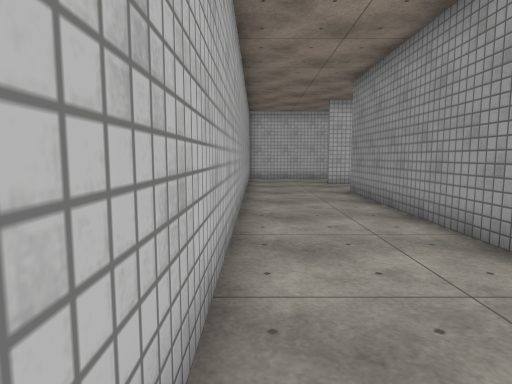
[1] (above)

20 first-person views from a walk through a Unity game level. The camera is 1.3 m above the floor, tilts 6° down and sees 75° across. The floor is counted in squares, 1 m on a side. Each view is taken from the middle of a square. On the plan, view 1 faces up. The plan holds only what a view shows up to about 14 squares ahead; the rest is blank. The player is left out. Surface patterns are stand-ins for the level's own textures.

[2]
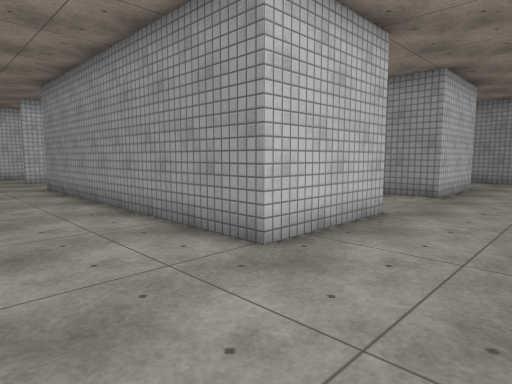

[3]
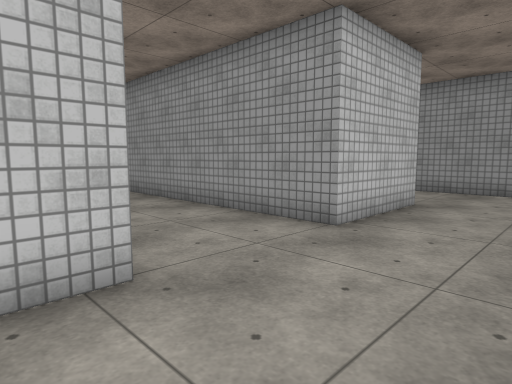

[4]
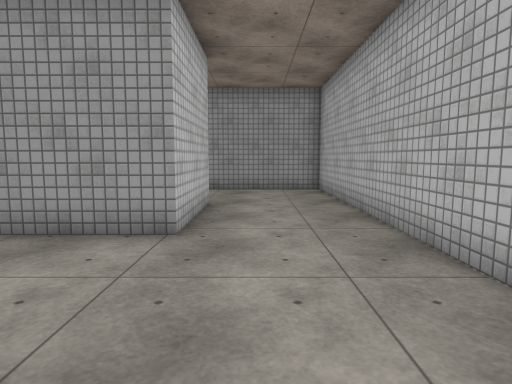

[5]
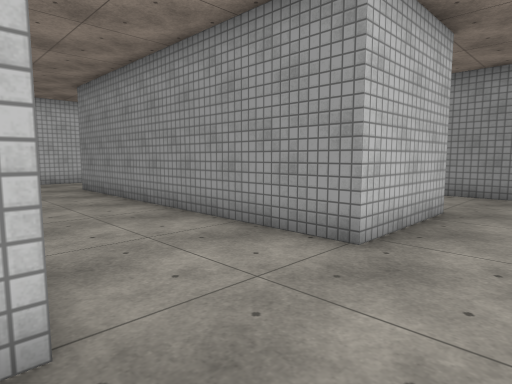

[6]
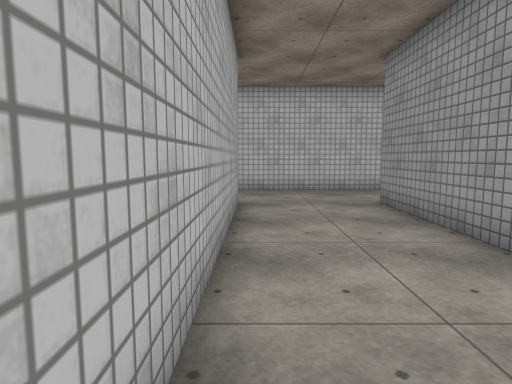

[7]
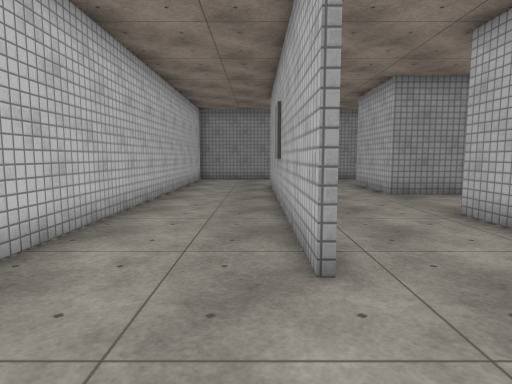

[8]
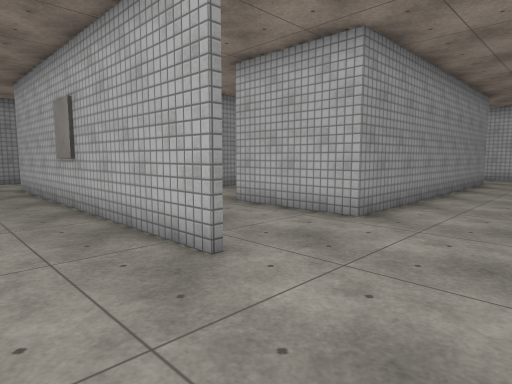

[9]
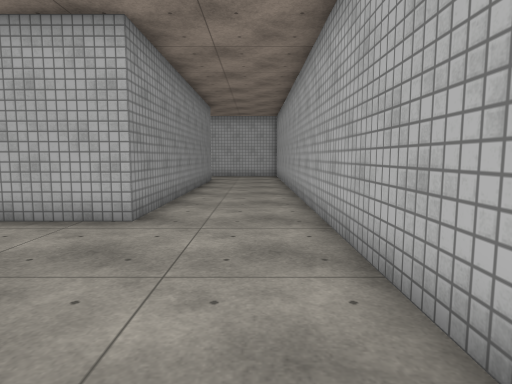

[10]
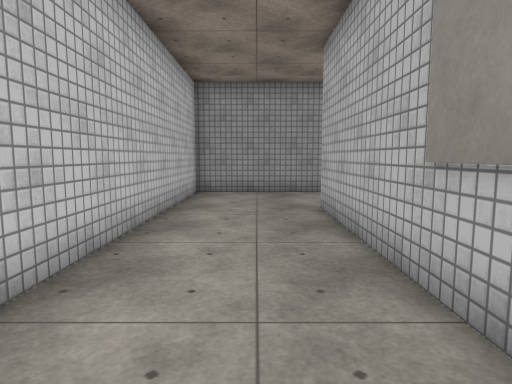

[11]
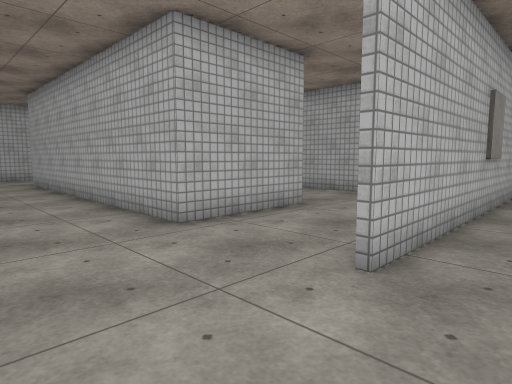

[12]
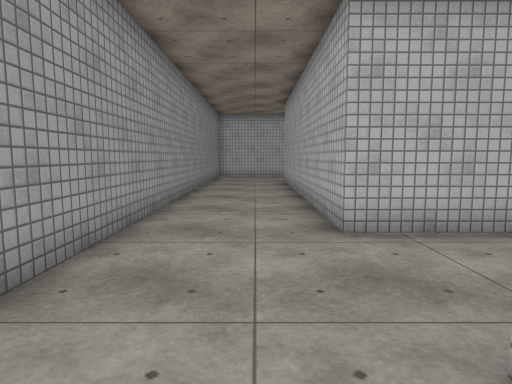

[13]
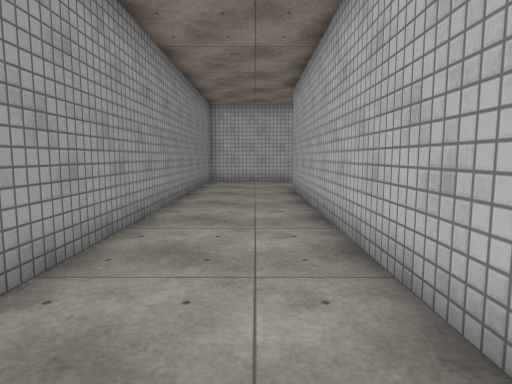

[14]
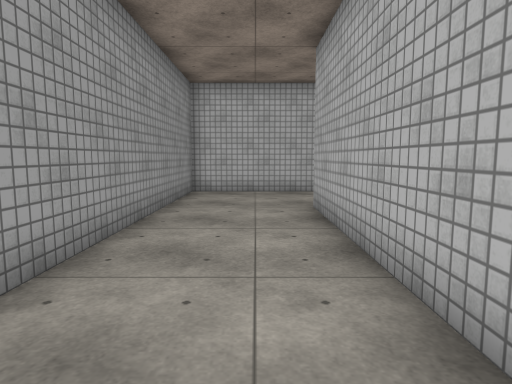

[15]
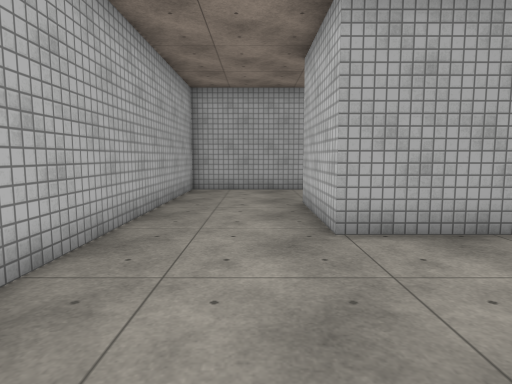

[16]
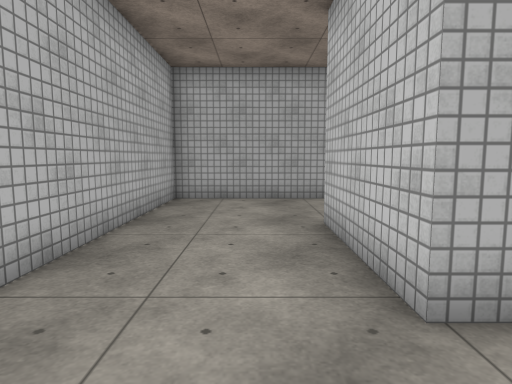

[17]
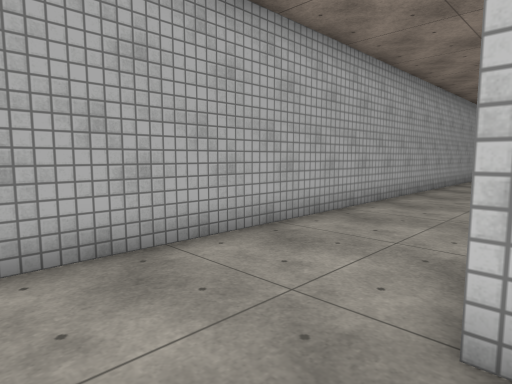

[18]
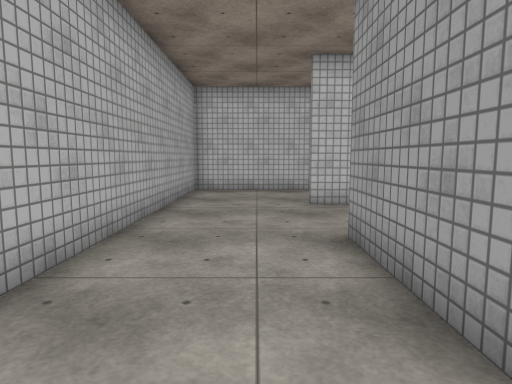

[19]
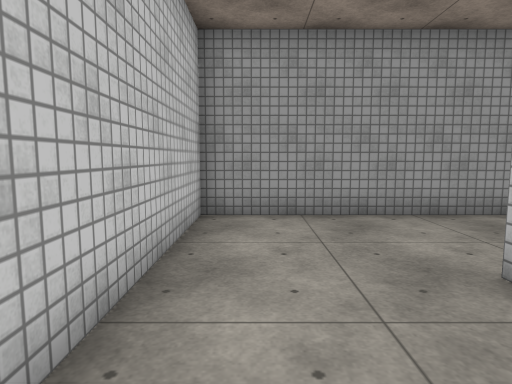

[20]
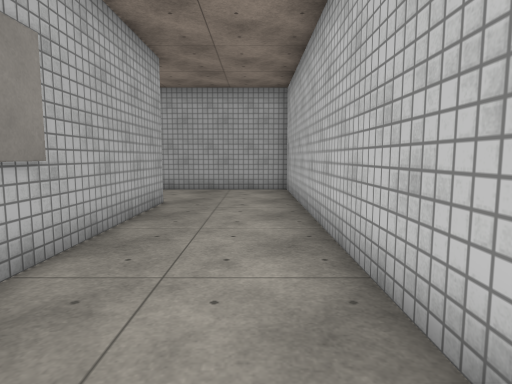

### Floor plan
Points are (right, up) in squares from view 1. A wall is a line through its corners. A room is listed if a view was taken in it or the views show most of it. See-through windows are left out.
Room 1 (views 1, 2, 3, 4, 5, 6, 7, 8, 9, 10, 11, 12, 13, 14, 15, 16, 17, 18, 19, 20)
walls: (7.5, 12.3) (7.5, 0.3) (3.5, 0.3) (3.5, 12.3) (7.5, 12.3); (11.5, 12.3) (15.5, 12.3) (15.5, 0.3) (11.5, 0.3) (11.5, 12.3); (13, 16.1) (7.3, 16.1); (4.6, 16.1) (3.5, 16.1); (3.4, 16.3) (15.5, 16.3); (-0.4, -3.6) (19.4, -3.6) (19.4, 20.2) (-0.4, 20.2) (-0.4, -3.6)

Where each view was taken, in squares from view 1:
view 1: 0 up, 0 right, facing up
view 2: 3 down, 0 right, facing up-right
view 3: 3 down, 6 right, facing up-right
view 4: 1 down, 6 right, facing right
view 5: 2 down, 7 right, facing up-right
view 6: 3 up, 8 right, facing up
view 7: 17 up, 0 right, facing right
view 8: 19 up, 0 right, facing down-right
view 9: 19 up, 1 right, facing down
view 10: 18 up, 7 right, facing right
view 11: 18 up, 19 right, facing down-left
view 12: 18 up, 17 right, facing down
view 13: 14 up, 17 right, facing down
view 14: 9 up, 17 right, facing down
view 15: 1 down, 13 right, facing left
view 16: 1 down, 10 right, facing left
view 17: 2 down, 4 right, facing up-left
view 18: 7 up, 2 right, facing up
view 19: 19 up, 12 right, facing right
view 20: 19 up, 13 right, facing left
